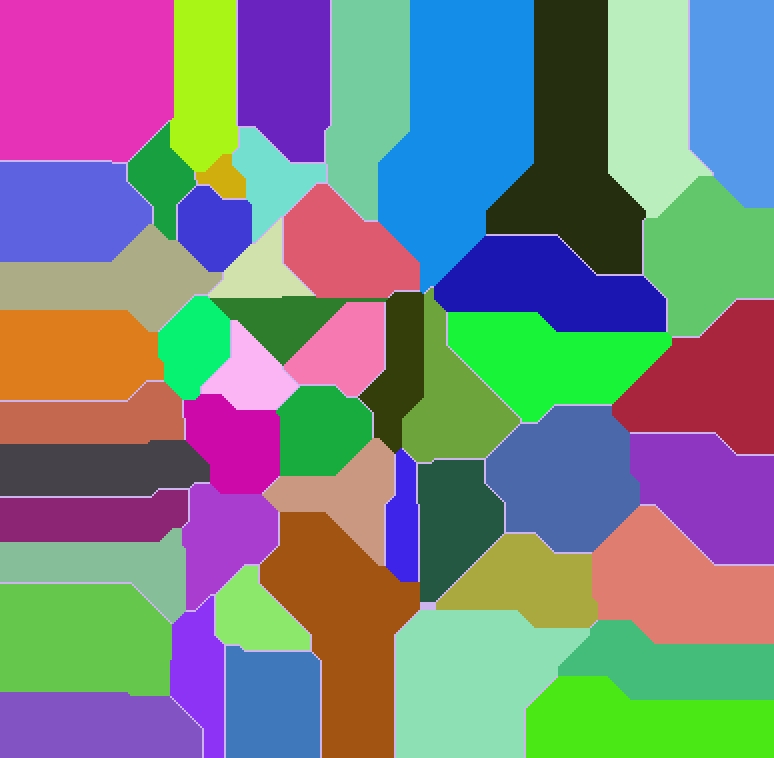

This figure's Python source:
from PIL import Image
import os, math, hashlib

def colorHash(d):
  m = hashlib.sha256()
  m.update(d.encode())
  o = m.digest()
  r,g,b = o[0],o[1],o[2]

  return (r,g,b)

directory = os.path.dirname(os.path.realpath(__file__))

extra = 15
base = 65

with open(directory + "/input") as f:
  data = f.readlines()

coords = []

for line in data:
  work = line.split(", ")
  coords.append((int(work[0]) + extra, int(work[1][:-1]) + extra))


w = max(coords, key=lambda k: k[0])[0] + extra
h = max(coords, key=lambda k: k[1])[1] + extra

im = Image.new("RGB", (w*2, h*2), "black")

for x in range(w):
  for y in range(h):
    m = math.inf
    k = None
    for i,coord in enumerate(coords):
      distance = abs(coord[0] - x) + abs(coord[1] - y)

      if distance == m:
        k = "."
      elif distance < m:
        m = distance
        k = chr(base + i)
    color = colorHash(k)
    im.putpixel((x*2,y*2), color)
    im.putpixel((x*2+1,y*2), color)
    im.putpixel((x*2,y*2+1), color)
    im.putpixel((x*2+1,y*2+1), color)

im.save("vis.png")
